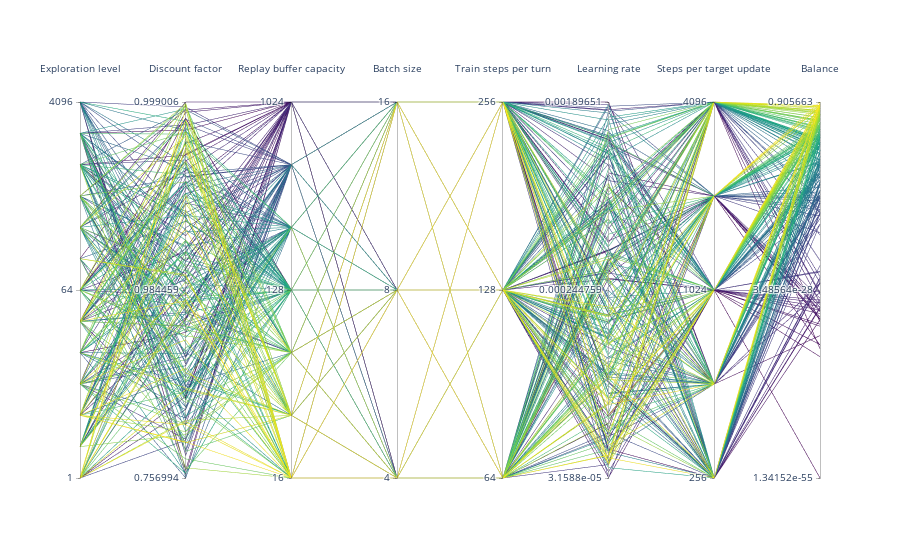

Source (notebook cell):
### Code cell
hyperparameter_values = lambda hyperparameter: np.array(
    [result["hyperparameters"][hyperparameter] for result in results]
)

def order(array):
    result = np.zeros_like(array)
    result[np.argsort(array)] = np.arange(len(array))
    return result

def line_params(array: np.ndarray, transform, inverse_transform):
    transformed = transform(array)
    tick_values = np.linspace(transformed.min(), transformed.max(), num=3)
    true_tick_values = inverse_transform(tick_values)
    return dict(
        tickvals=tick_values,
        ticktext=[f"{value:2g}" for value in true_tick_values],
        values=transform(array),
    )

go.Figure(
    data=[
        go.Parcoords(
            line=dict(
                color=order([total_balance(result) for result in results]),
            ),
            dimensions=[
                dict(
                    label=hyperparameter.replace("_", " ").capitalize(),
                    **line_params(
                        hyperparameter_values(hyperparameter),
                        transform=(lambda x: -np.log(1 - x)) if hyperparameter == "discount_factor" else np.log,
                        inverse_transform=(lambda y: 1 - np.exp(-y)) if hyperparameter == "discount_factor" else np.exp,
                    ),
                )
                for hyperparameter in results[0]["hyperparameters"].keys()
            ]
            + [
                dict(
                    label="Balance",
                    **line_params(
                        np.array([total_balance(result) for result in results]),
                        transform=np.log,
                        inverse_transform=np.exp,
                    ),
                )
            ],
        ),
    ],
)

### Figure 1 — Plotly figure (JSON) as saved in the notebook; plotly's stock layout.template omitted (floating-point values rounded to 4 significant figures; data arrays with more than 128 entries replaced by an {"elided": "..."} marker saying what was removed)
{"data": [{"dimensions": [{"label": "Exploration level", "ticktext": [" 1", "64", "4096"], "tickvals": [0, 4.159, 8.318], "values": {"elided": "256 float values"}}, {"label": "Discount factor", "ticktext": ["0.756994", "0.984459", "0.999006"], "tickvals": [1.415, 4.164, 6.914], "values": {"elided": "256 float values"}}, {"label": "Replay buffer capacity", "ticktext": ["16", "128", "1024"], "tickvals": [2.773, 4.852, 6.931], "values": {"elided": "256 float values"}}, {"label": "Batch size", "ticktext": [" 4", " 8", "16"], "tickvals": [1.386, 2.079, 2.773], "values": {"elided": "256 float values"}}, {"label": "Train steps per turn", "ticktext": ["64", "128", "256"], "tickvals": [4.159, 4.852, 5.545], "values": {"elided": "256 float values"}}, {"label": "Learning rate", "ticktext": ["3.1588e-05", "0.000244759", "0.00189651"], "tickvals": [-10.36, -8.315, -6.268], "values": {"elided": "256 float values"}}, {"label": "Steps per target update", "ticktext": ["256", "1024", "4096"], "tickvals": [5.545, 6.931, 8.318], "values": {"elided": "256 float values"}}, {"label": "Balance", "ticktext": ["1.34152e-55", "3.48564e-28", "0.905663"], "tickvals": [-126.3, -63.22, -0.09909], "values": {"elided": "256 float values"}}], "line": {"color": {"elided": "256 int values"}}, "type": "parcoords"}], "layout": {}}
